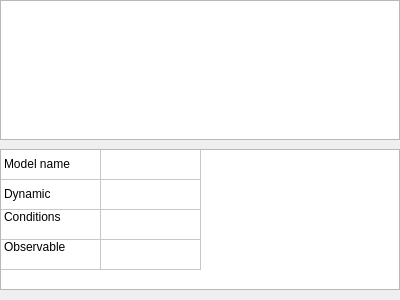
<?xml version="1.0" encoding="UTF-8"?>
<ui version="4.0">
 <class>fileVpzRtool</class>
 <widget class="QWidget" name="fileVpzRtool">
  <property name="geometry">
   <rect>
    <x>0</x>
    <y>0</y>
    <width>400</width>
    <height>300</height>
   </rect>
  </property>
  <property name="windowTitle">
   <string>Form</string>
  </property>
  <layout class="QVBoxLayout" name="verticalLayout">
   <property name="spacing">
    <number>0</number>
   </property>
   <property name="leftMargin">
    <number>0</number>
   </property>
   <property name="topMargin">
    <number>0</number>
   </property>
   <property name="rightMargin">
    <number>0</number>
   </property>
   <property name="bottomMargin">
    <number>10</number>
   </property>
   <item>
    <widget class="QTreeWidget" name="modelTree">
     <attribute name="headerVisible">
      <bool>false</bool>
     </attribute>
     <column>
      <property name="text">
       <string notr="true">1</string>
      </property>
     </column>
    </widget>
   </item>
   <item>
    <widget class="QStackedWidget" name="stackProperty">
     <property name="currentIndex">
      <number>1</number>
     </property>
     <widget class="QWidget" name="tabBlank"/>
     <widget class="QWidget" name="tabModelProperty">
      <layout class="QVBoxLayout" name="verticalLayout_2">
       <property name="leftMargin">
        <number>0</number>
       </property>
       <property name="rightMargin">
        <number>0</number>
       </property>
       <property name="bottomMargin">
        <number>0</number>
       </property>
       <item>
        <widget class="QTableWidget" name="modelProperty">
         <property name="horizontalScrollBarPolicy">
          <enum>Qt::ScrollBarAlwaysOff</enum>
         </property>
         <property name="showDropIndicator" stdset="0">
          <bool>false</bool>
         </property>
         <property name="dragDropOverwriteMode">
          <bool>false</bool>
         </property>
         <property name="selectionMode">
          <enum>QAbstractItemView::NoSelection</enum>
         </property>
         <property name="selectionBehavior">
          <enum>QAbstractItemView::SelectRows</enum>
         </property>
         <property name="wordWrap">
          <bool>true</bool>
         </property>
         <property name="cornerButtonEnabled">
          <bool>true</bool>
         </property>
         <property name="rowCount">
          <number>4</number>
         </property>
         <property name="columnCount">
          <number>2</number>
         </property>
         <attribute name="horizontalHeaderVisible">
          <bool>false</bool>
         </attribute>
         <attribute name="horizontalHeaderHighlightSections">
          <bool>false</bool>
         </attribute>
         <attribute name="verticalHeaderVisible">
          <bool>false</bool>
         </attribute>
         <attribute name="verticalHeaderHighlightSections">
          <bool>false</bool>
         </attribute>
         <row/>
         <row/>
         <row/>
         <row/>
         <column>
          <property name="text">
           <string>Property</string>
          </property>
         </column>
         <column>
          <property name="text">
           <string>Value</string>
          </property>
         </column>
         <item row="0" column="0">
          <property name="text">
           <string>Model name</string>
          </property>
          <property name="flags">
           <set>ItemIsSelectable|ItemIsEnabled</set>
          </property>
         </item>
         <item row="0" column="1">
          <property name="text">
           <string/>
          </property>
          <property name="flags">
           <set>ItemIsSelectable|ItemIsEditable|ItemIsDragEnabled|ItemIsUserCheckable|ItemIsEnabled</set>
          </property>
         </item>
         <item row="1" column="0">
          <property name="text">
           <string>Dynamic</string>
          </property>
          <property name="textAlignment">
           <set>AlignLeft|AlignVCenter</set>
          </property>
          <property name="flags">
           <set>ItemIsSelectable|ItemIsEnabled</set>
          </property>
         </item>
         <item row="1" column="1">
          <property name="text">
           <string/>
          </property>
          <property name="flags">
           <set>ItemIsSelectable|ItemIsEditable|ItemIsDragEnabled|ItemIsUserCheckable|ItemIsEnabled</set>
          </property>
         </item>
         <item row="2" column="0">
          <property name="text">
           <string>Conditions</string>
          </property>
          <property name="textAlignment">
           <set>AlignLeft|AlignTop</set>
          </property>
          <property name="flags">
           <set>ItemIsSelectable|ItemIsEnabled</set>
          </property>
         </item>
         <item row="2" column="1">
          <property name="textAlignment">
           <set>AlignLeft|AlignTop</set>
          </property>
         </item>
         <item row="3" column="0">
          <property name="text">
           <string>Observable</string>
          </property>
          <property name="textAlignment">
           <set>AlignLeft|AlignTop</set>
          </property>
         </item>
         <item row="3" column="1">
          <property name="textAlignment">
           <set>AlignLeft|AlignTop</set>
          </property>
         </item>
        </widget>
       </item>
      </layout>
     </widget>
     <widget class="QWidget" name="page_2"/>
    </widget>
   </item>
  </layout>
 </widget>
 <resources/>
 <connections/>
</ui>
